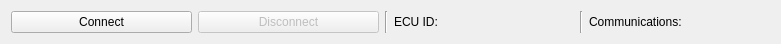
   <widget class="QWidget" name="layoutWidget">
    <property name="geometry">
     <rect>
      <x>0</x>
      <y>0</y>
      <width>781</width>
      <height>30</height>
     </rect>
    </property>
    <layout class="QHBoxLayout" name="horizontalLayoutecuconnect">
     <item>
      <widget class="QPushButton" name="m_connectButton">
       <property name="text">
        <string>Connect</string>
       </property>
      </widget>
     </item>
     <item>
      <widget class="QPushButton" name="m_disconnectButton">
       <property name="enabled">
        <bool>false</bool>
       </property>
       <property name="text">
        <string>Disconnect</string>
       </property>
      </widget>
     </item>
     <item>
      <widget class="Line" name="m_vline0">
       <property name="orientation">
        <enum>Qt::Vertical</enum>
       </property>
      </widget>
     </item>
     <item>
      <widget class="QLabel" name="m_ecuIdLabel">
       <property name="text">
        <string>ECU ID:</string>
       </property>
      </widget>
     </item>
     <item>
      <widget class="Line" name="m_vline1">
       <property name="orientation">
        <enum>Qt::Vertical</enum>
       </property>
      </widget>
     </item>
     <item>
      <layout class="QHBoxLayout" name="comunicationlayout">
       <item>
        <widget class="QLabel" name="m_communicationsStatusLabel">
         <property name="text">
          <string>Communications:</string>
         </property>
        </widget>
       </item>
       <item>
        <widget class="QLedIndicator" name="m_commsGoodLed" native="true"/>
       </item>
       <item>
        <widget class="QLedIndicator" name="m_commsBadLed" native="true"/>
       </item>
      </layout>
     </item>
    </layout>
   </widget>
